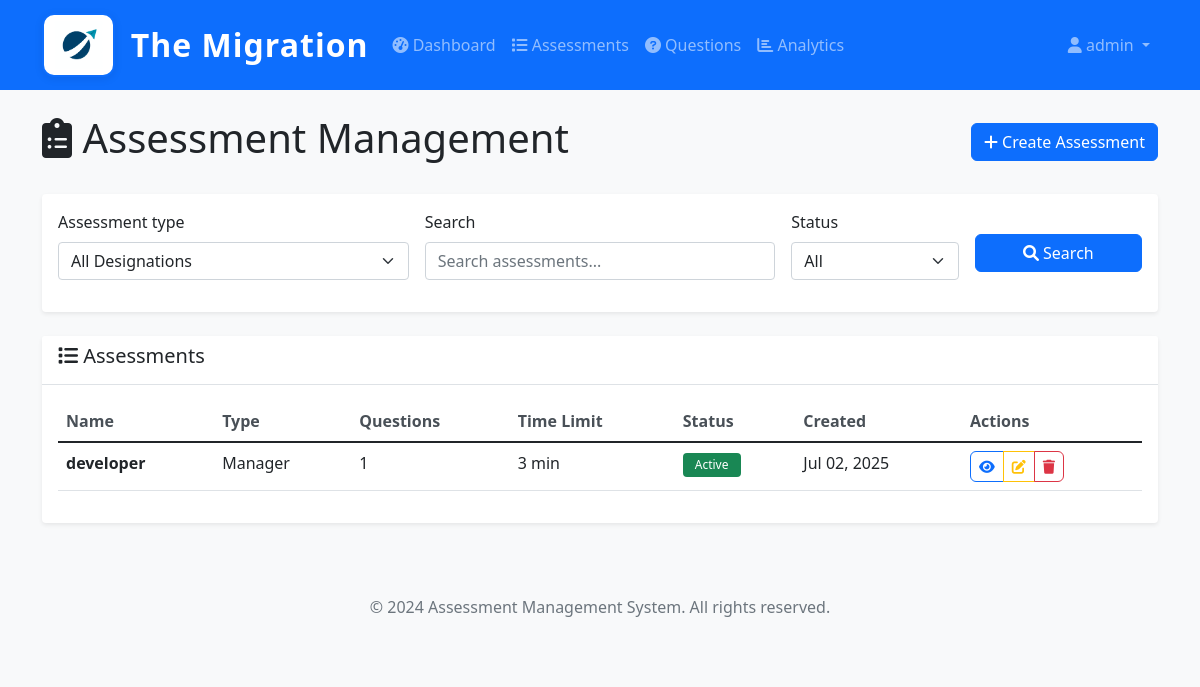
The page /assessments/admin/assessments/ (signed in) on the database as committed earlier.
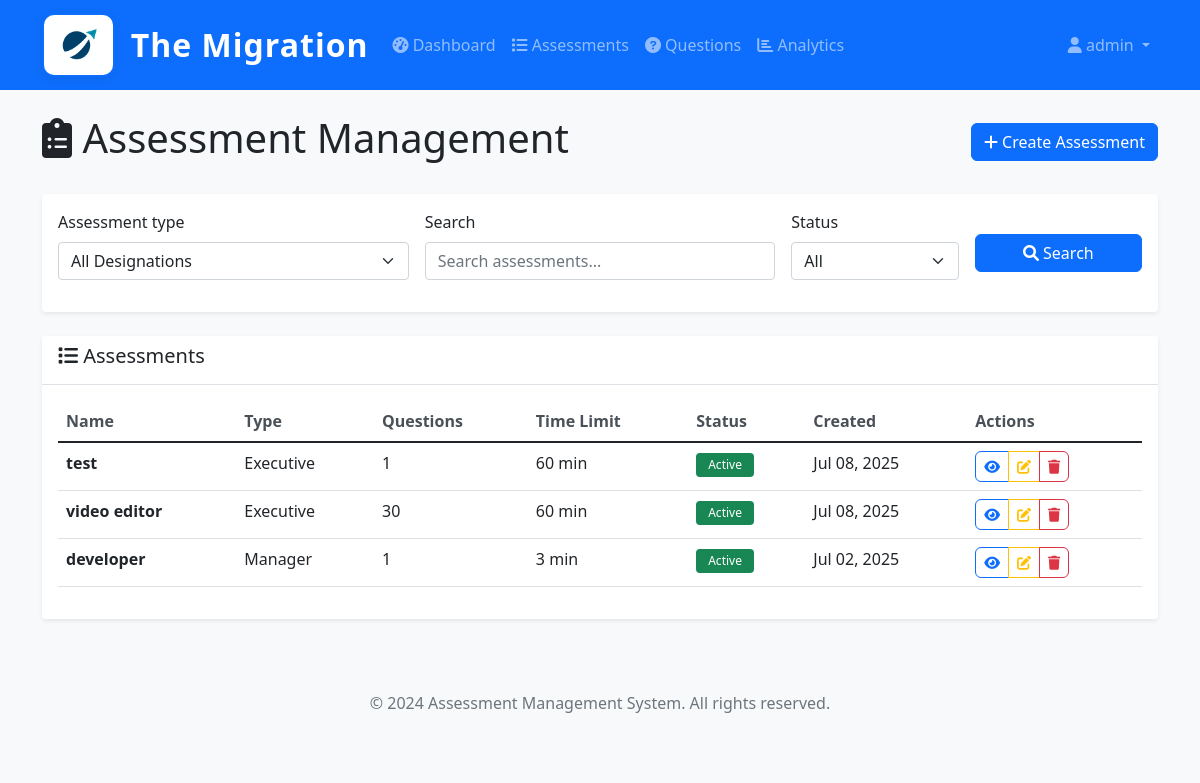
The same page on the database as committed later.
### assessments/models.py (models this page shows, shortened)
class Assessment(models.Model):
    name = models.CharField(max_length=200)
    description = models.TextField(blank=True)
    assessment_type = models.ForeignKey(Designation, on_delete=models.CASCADE, related_name='assessments')
    questions = models.ManyToManyField(Question, through='AssessmentQuestion', related_name='assessments')
    time_limit_minutes = models.PositiveIntegerField(default=60)
    randomize_questions = models.BooleanField(default=True)
    pass_threshold = models.FloatField(
        validators=[MinValueValidator(0.0), MaxValueValidator(100.0)],
        help_text="Pass threshold as percentage (0-100)"
    )
    max_attempts = models.PositiveIntegerField(default=1, help_text="Maximum attempts allowed")
    allow_retake = models.BooleanField(default=True, help_text="Allow candidates to retake this assessment")
    show_results_immediately = models.BooleanField(default=True, help_text="Show results immediately after completion")
    is_active = models.BooleanField(default=True)
    instructions = models.TextField(blank=True)
    created_by = models.ForeignKey(CustomUser, on_delete=models.SET_NULL, null=True, related_name='created_assessments')
    created_at = models.DateTimeField(auto_now_add=True)
    updated_at = models.DateTimeField(auto_now=True)
    class Meta:
        verbose_name = 'Assessment'
        verbose_name_plural = 'Assessments'
    def get_question_count(self):
        return self.assessment_questions.count()

class Designation(models.Model):
    name = models.CharField(max_length=100, unique=True)
    description = models.TextField(blank=True)
    is_active = models.BooleanField(default=True)
    created_at = models.DateTimeField(auto_now_add=True)
    updated_at = models.DateTimeField(auto_now=True)
    class Meta:
        verbose_name = 'Designation'
        verbose_name_plural = 'Designations'
    def __str__(self):
        return self.name

### assessments/views.py (the view)
    def wrapper(request, *args, **kwargs):
        if not request.user.is_authenticated:
            return HttpResponseRedirect(reverse('admin_login'))
        if not is_authorized_admin(request.user):
            messages.error(request, 'Access denied. Only authorized administrators can access this system.')
            return HttpResponseRedirect(reverse('admin_login'))
        return view_func(request, *args, **kwargs)

### assessments/forms.py
class AssessmentSearchForm(forms.Form):
    assessment_type = forms.ModelChoiceField(
        queryset=Designation.objects.filter(is_active=True),
        required=False,
        empty_label="All Designations"
    )
    search = forms.CharField(required=False, widget=forms.TextInput(attrs={'placeholder': 'Search assessments...'}))
    is_active = forms.ChoiceField(
        choices=[('', 'All'), ('True', 'Active'), ('False', 'Inactive')],
        required=False,
        label='Status'
    )

### assessments/views.py (called while the page is built)
def is_authorized_admin(user):
    return (user.is_authenticated and
            user.role == 'admin' and
            user.email in AUTHORIZED_ADMIN_EMAILS)

def admin_required(view_func):
    def wrapper(request, *args, **kwargs):
        if not request.user.is_authenticated:
            return HttpResponseRedirect(reverse('admin_login'))
        if not is_authorized_admin(request.user):
            messages.error(request, 'Access denied. Only authorized administrators can access this system.')
            return HttpResponseRedirect(reverse('admin_login'))
        return view_func(request, *args, **kwargs)
    return wrapper

### assessments/templates/assessments/assessment_list.html (shortened to what the changed rows need)
{% extends 'base.html' %}
{% load crispy_forms_tags %}
{% block content %}
<div class="row">
    <div class="col-12">
        <div class="d-flex justify-content-between align-items-center mb-4">
            <h1><i class="fas fa-clipboard-list"></i> Assessment Management</h1>
        </div>
    </div>
</div>
<div class="row">
    <div class="col-12">
        <div class="card">
            <div class="card-body">
                {% if page_obj %}
                    <div class="table-responsive">
                        <table class="table table-hover">
                            <thead>
                                <tr>
                                    <th>Name</th>
                                    <th>Type</th>
                                    <th>Questions</th>
                                    <th>Time Limit</th>
                                    <th>Status</th>
                                    <th>Created</th>
                                    <th>Actions</th>
                                </tr>
                            </thead>
                            <tbody>
                                {% for assessment in page_obj %}
                                <tr>
                                    <td>
                                        <strong>{{ assessment.name }}</strong>
                                    </td>
                                    <td>{{ assessment.assessment_type.name }}</td>
                                    <td>{{ assessment.get_question_count }}</td>
                                    <td>{{ assessment.time_limit_minutes }} min</td>
                                    <td>
                                        <span class="badge bg-{% if assessment.is_active %}success{% else %}secondary{% endif %}">
                                            {% if assessment.is_active %}Active{% else %}Inactive{% endif %}
                                        </span>
                                    </td>
                                    <td>{{ assessment.created_at|date:"M d, Y" }}</td>
                                    <td>
                                        <div class="btn-group" role="group">
                                            <a href="{% url 'assessments:assessment_detail' assessment.id %}" class="btn btn-sm btn-outline-primary" title="View Details">
                                                <i class="fas fa-eye"></i>
                                            </a>
                                            <a href="{% url 'assessments:assessment_edit' assessment.id %}" class="btn btn-sm btn-outline-warning" title="Edit Assessment">
                                                <i class="fas fa-edit"></i>
                                            </a>
                                            <button type="button" class="btn btn-sm btn-outline-danger delete-assessment-btn" title="Delete Assessment" data-assessment-name="{{ assessment.name }}" data-delete-url="{% url 'assessments:assessment_delete' assessment.id %}">
                                                <i class="fas fa-trash"></i>
                                            </button>
                                        </div>
                                    </td>
                                </tr>
                                {% endfor %}
                            </tbody>
                        </table>
                    </div>
                {% endif %}
            </div>
        </div>
    </div>
</div>
{% endblock %}

Rows that differ between the two databases and show on the page:
added Assessment: name "test", assessment_type.name "Executive", get_question_count "1", time_limit_minutes "60", is_active "Active", created_at "Jul 08, 2025"
added Assessment: name "video editor", assessment_type.name "Executive", get_question_count "30", time_limit_minutes "60", is_active "Active", created_at "Jul 08, 2025"
